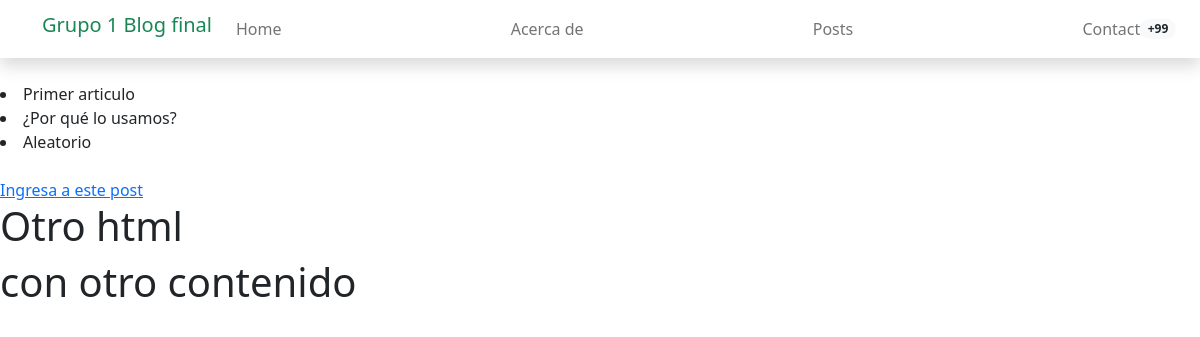
/posts/, run on the app's committed database.
### apps/posts/models.py (models this page shows, shortened)
class Post(models.Model):
    titulo= models.CharField( max_length=50,null=False)
    subtitulo= models.CharField(max_length=100,null=False,blank=True)
    fecha= models.DateTimeField(auto_now_add=True)
    texto= models.TextField(null=False)
    activo= models.BooleanField(default=True)
    categoria= models.ForeignKey(Categoria, on_delete=models.SET_NULL, null=True, default='Sin Categoria')
    imagen= models.ImageField(null=True,blank=True, upload_to='media', default='static/post_default.png')
    publicado= models.DateTimeField(default=timezone.now)
    class Meta:
        ordering=('-publicado',)

class Categoria(models.Model):
    nombre = models.CharField(max_length=30, null=False)
    def __str__(self):
        return self.nombre

### apps/posts/views.py (the view)
# urls.py: path('posts/',PostListView.as_view(),name='posts'),
class PostListView(ListView):
    model = Post
    template_name = "posts/posts.html"
    context_object_name = "posts"

### templates/posts/posts.html
{% extends 'base.html' %}
{%load static%}
{%block contenido%}
    {%for i in posts%}
        <br>
        <li>{{ i.titulo }}</li>
        <li>{{i.subtitulo}}</li>
        <li>{{i.categoria}}</li>
        <br>
        <a id="boton_post" href= "{% url 'apps.posts:postindividual' i.id %}">
            Ingresa a este post
        </a>
        {%empty%}
        <h1>No hay registros</h1>
    {%endfor%}
    <br>
    <h1>Otro html</h1>
    <h1>con otro contenido</h1>
{%endblock%}

### data on the page
Post: titulo "Primer articulo", subtitulo "¿Por qué lo usamos?", categoria "Aleatorio"
